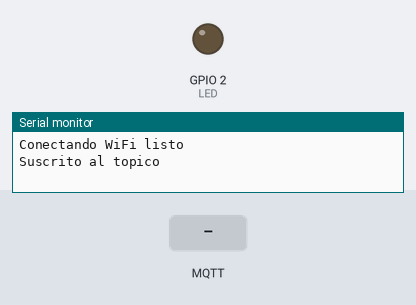
A sketch run on a simulated ESP32. On the bench: output pins drawn as LEDs (lit = HIGH), the last lines printed to the serial monitor. Inputs (shaded band) come from the test bench. WiFi joins after 1.5 s; servers stay silent unless stated; no MQTT or app messages arrive unless stated.

Above: at 2.7 s.
2.8 s: MQTT message "ENCENDER" arrives on the first subscribed topic
At 4.0 s:
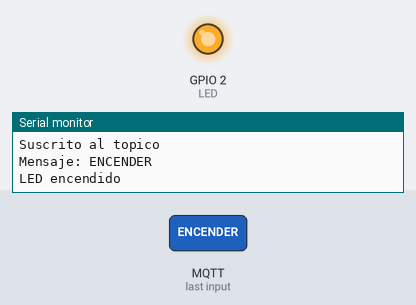
4.3 s: MQTT message "APAGAR" arrives on the first subscribed topic
At 5.1 s:
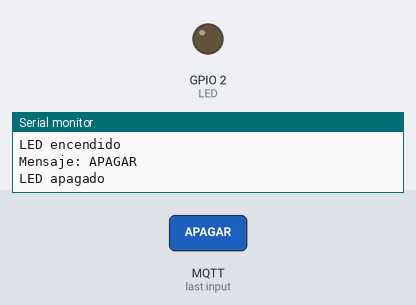
Timing chart, 0 to 7.3 s (numbered marks = the images above; inputs shaded):
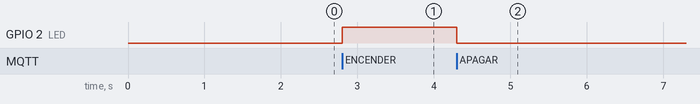

The sketch:

H3.ino
```cpp
#include <WiFi.h>
#include <PubSubClient.h>

const char* ssid     = "AndroidAP7495";
const char* password = "7070buho";
const char* broker   = "broker.hivemq.com";
const char* topico   = "lis428/led";

const int LED = 2;

WiFiClient wifi;
PubSubClient mqtt(wifi);

void alLlegarMensaje(char* topic, byte* payload, unsigned int len) {
  String msg = "";
  for (int i = 0; i < len; i++) msg += (char)payload[i];
  msg.trim();

  Serial.print("Mensaje: ");
  Serial.println(msg);

  if (msg == "ENCENDER") {
    digitalWrite(LED, HIGH);
    Serial.println("LED encendido");
  } else if (msg == "APAGAR") {
    digitalWrite(LED, LOW);
    Serial.println("LED apagado");
  }
}

void setup() {
  Serial.begin(115200);
  pinMode(LED, OUTPUT);

  WiFi.begin(ssid, password);
  Serial.print("Conectando WiFi");
  while (WiFi.status() != WL_CONNECTED) {
    delay(500);
  }
  Serial.println(" listo");

  mqtt.setServer(broker, 1883);
  mqtt.setCallback(alLlegarMensaje);

  while (!mqtt.connected()) {
    if (mqtt.connect("ESP32_H3")) {
      mqtt.subscribe(topico);
      Serial.println("Suscrito al topico");
    } else {
      delay(2000);
    }
  }
}

void loop() {
  if (!mqtt.connected()) {
    mqtt.connect("ESP32_H3");
    mqtt.subscribe(topico);
  }
  mqtt.loop();
}
```

Measured:
- after the input at 2.8 s, GPIO 2 (LED): LOW → HIGH at once
- after the input at 4.3 s, GPIO 2 (LED): HIGH → LOW at once
